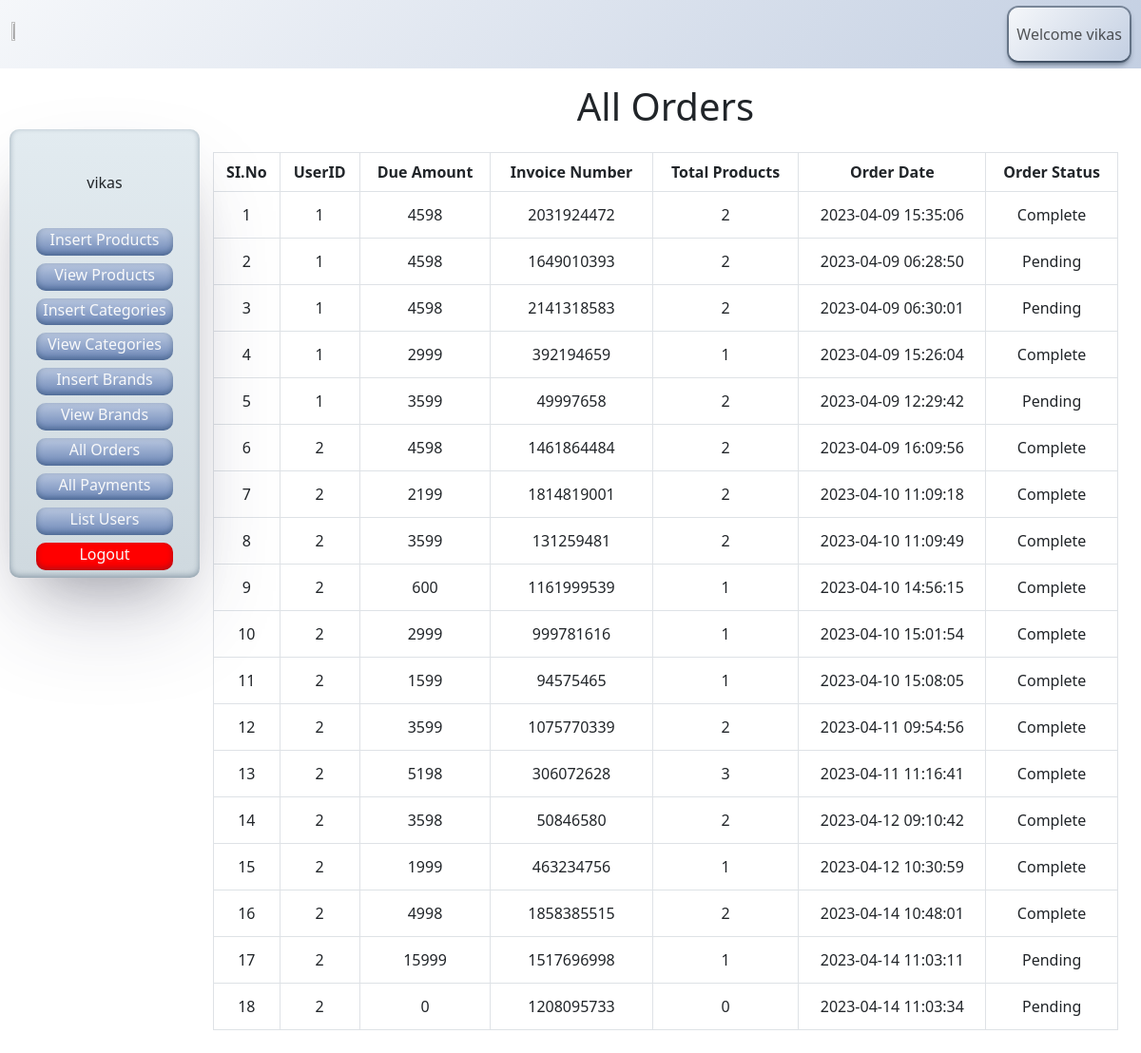
/admin_area/index.php?view_orders (signed in), run on the app's committed database.
### tables this page shows
CREATE TABLE `user_orders` (
  `order_id` int(11) NOT NULL,
  `user_id` int(11) NOT NULL,
  `due_amount` int(255) NOT NULL,
  `invoice_number` int(255) NOT NULL,
  `total_products` int(255) NOT NULL,
  `order_date` timestamp NOT NULL DEFAULT current_timestamp() ON UPDATE current_timestamp(),
  `order_status` varchar(255) NOT NULL
);

### admin_area/view_orders.php (the view, shortened to what this page needs)
<?php
include('../includes/connect.php');
 echo "<h1 class='text-center'>All Orders</h1>
 <table class='table table-bordered text-center my-4'>
        <thead>
                        <tr>
                            <th>SI.No</th>
                            <th>UserID</th>
                            <th>Due Amount</th>
                            <th>Invoice Number</th>
                            <th>Total Products</th>
                            <th>Order Date</th>
                            <th>Order Status</th>
                        </tr>
                    </thead> ";
$get_orders = "SELECT * from  user_orders";
$result_orders = mysqli_query($con,$get_orders);
$s_no=1;
 while($row=mysqli_fetch_assoc($result_orders))
 {
        echo"
        <tr class='text-capitalize'>
        <td ><div class='my-1'>$s_no</div></td>
        <td><div class='my-1'>{$row['user_id']}</div></td>
        <td><div class='my-1'>{$row['due_amount']}</div></td>
        <td><div class='my-1'>{$row['invoice_number']}</div></td>
        <td><div class='my-1'>{$row['total_products']}</div></td>
        <td><div class='my-1'>{$row['order_date']}</div></td>
        <td><div class='my-1'>{$row['order_status']}</div></td>
        ";
        $s_no++;
 }
?>

### admin_area/index.php (style rules this page uses)
* { margin: 0; padding: 0; }

### data on the page
user_orders: user "1", due_amount "4598", invoice_number "2031924472", total_products "2", order_date "2023-04-09 15:35:06", order_status "Complete"
user_orders: user "1", due_amount "4598", invoice_number "1649010393", total_products "2", order_date "2023-04-09 06:28:50", order_status "Pending"
user_orders: user "1", due_amount "4598", invoice_number "2141318583", total_products "2", order_date "2023-04-09 06:30:01", order_status "Pending"
user_orders: user "1", due_amount "2999", invoice_number "392194659", total_products "1", order_date "2023-04-09 15:26:04", order_status "Complete"
user_orders: user "1", due_amount "3599", invoice_number "49997658", total_products "2", order_date "2023-04-09 12:29:42", order_status "Pending"
user_orders: user "2", due_amount "4598", invoice_number "1461864484", total_products "2", order_date "2023-04-09 16:09:56", order_status "Complete"
user_orders: user "2", due_amount "2199", invoice_number "1814819001", total_products "2", order_date "2023-04-10 11:09:18", order_status "Complete"
user_orders: user "2", due_amount "3599", invoice_number "131259481", total_products "2", order_date "2023-04-10 11:09:49", order_status "Complete"
user_orders: user "2", due_amount "600", invoice_number "1161999539", total_products "1", order_date "2023-04-10 14:56:15", order_status "Complete"
user_orders: user "2", due_amount "2999", invoice_number "999781616", total_products "1", order_date "2023-04-10 15:01:54", order_status "Complete"
user_orders: user "2", due_amount "1599", invoice_number "94575465", total_products "1", order_date "2023-04-10 15:08:05", order_status "Complete"
user_orders: user "2", due_amount "3599", invoice_number "1075770339", total_products "2", order_date "2023-04-11 09:54:56", order_status "Complete"
user_orders: user "2", due_amount "5198", invoice_number "306072628", total_products "3", order_date "2023-04-11 11:16:41", order_status "Complete"
user_orders: user "2", due_amount "3598", invoice_number "50846580", total_products "2", order_date "2023-04-12 09:10:42", order_status "Complete"
user_orders: user "2", due_amount "1999", invoice_number "463234756", total_products "1", order_date "2023-04-12 10:30:59", order_status "Complete"
user_orders: user "2", due_amount "4998", invoice_number "1858385515", total_products "2", order_date "2023-04-14 10:48:01", order_status "Complete"
user_orders: user "2", due_amount "15999", invoice_number "1517696998", total_products "1", order_date "2023-04-14 11:03:11", order_status "Pending"
user_orders: user "2", due_amount "0", invoice_number "1208095733", total_products "0", order_date "2023-04-14 11:03:34", order_status "Pending"

### other printed values
$admin "vikas"
